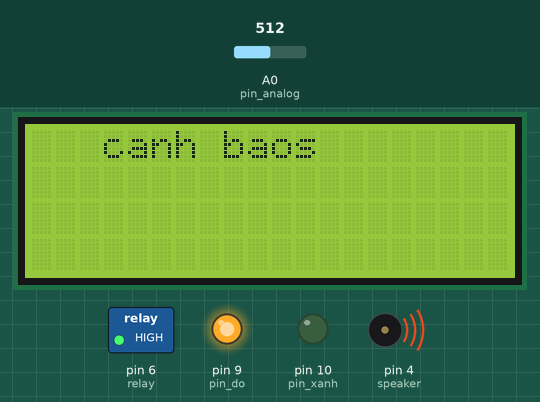
Recording of a sketch running on a simulated Arduino Uno, built with avr-gcc and run on an emulated ATmega328P. Shown: 20×4 character LCD, switched loads named in the sketch (green lamp = pin HIGH), output pins drawn as LEDs (lit = HIGH), buzzer (waves = sounding, pin HIGH). The test bench sets the inputs (shaded band); at power-on: A0 (pin_analog) = 512. What the sketch prints to the serial monitor is not drawn.

Above: at 2.2 s.
2.3 s: A0 (pin_analog) set to 292
10.4 s: A0 (pin_analog) set to 268
At 17.3 s:
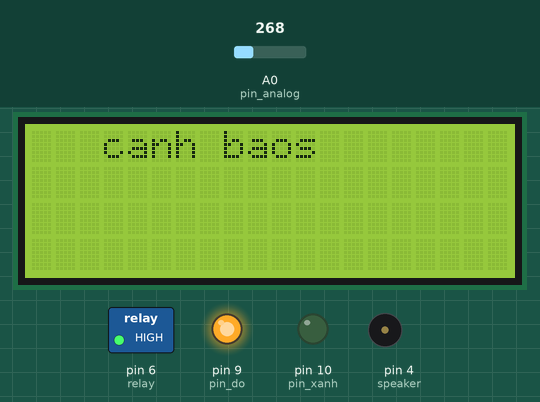
18.3 s: A0 (pin_analog) set to 136
20.6 s: A0 (pin_analog) set to 116
At 22.5 s:
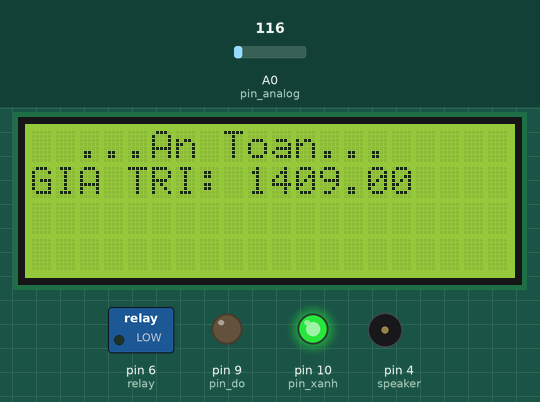
23.0 s: A0 (pin_analog) set to 306
At 25.0 s:
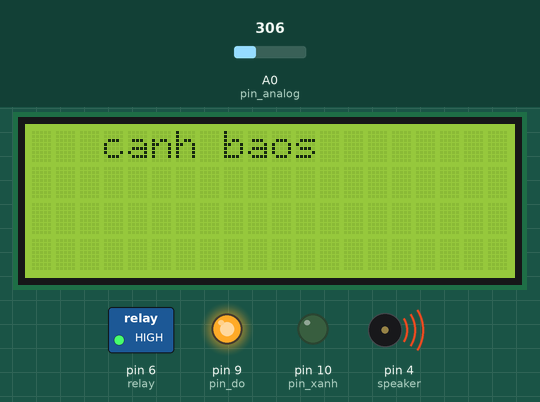
Timing chart, 0 to 26.1 s (numbered marks = the images above; inputs shaded):
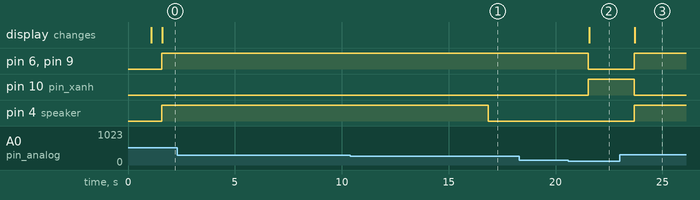

The sketch:

sketch_dec27a.ino
```cpp
#include <Arduino.h>
#include <Wire.h>
#include <LiquidCrystal_I2C.h>
LiquidCrystal_I2C lcd(0x27,20,4);

#define pin_do 9
#define pin_xanh 10
#define pin_analog  A0
// r chan quat vs coi dau
int relay = 6; // quat
int speaker = 4; // coi
int dk_quat = 0;

String inString="";
boolean stringComplete=false;
String commandString="";

float value_ghd=1500;
float value_ghq=3000;
float value;
float value_test;
float sensorvalue;
void setup() {
  Serial.begin(9600);
  lcd.init();
  lcd.backlight();
  pinMode(pin_do,OUTPUT);
  pinMode(pin_xanh,OUTPUT);
  pinMode(relay,OUTPUT);
  pinMode(speaker,OUTPUT);
  lcd.setCursor(3,0);
  lcd.print("BAI TAP LON");
  lcd.setCursor(6,1);
  lcd.print("AM18");
  delay(1000);
  lcd.clear();
  pinMode(pin_analog,INPUT);

}
void qled(){
 lcd.setCursor(3,0);
 lcd.print("ro ri gas");
 lcd.setCursor(3,0);
 lcd.print("canh bao");
  }
void tlcd(){
  if((value_ghq>value)&&(value_ghd>value)){
     lcd.setCursor(2,0);
     lcd.print("...An Toan...");
     lcd.setCursor(0,1);
     lcd.print("GIA TRI:");
     lcd.setCursor(9,1);
     lcd.print(value);
    }
  }
void control_pin()
{
  if((value_ghd<value)&&(value_ghq>value))
  {
    lcd.clear();
    digitalWrite(pin_do,HIGH);
    digitalWrite(pin_xanh,LOW);
    digitalWrite(speaker,LOW);
    qled();
  }
  if(value_ghq<value)
  {  lcd.clear();
    for(int i=0;i<7;i++){
    digitalWrite(relay,HIGH);
    digitalWrite(pin_do,HIGH);
    digitalWrite(pin_xanh,LOW);
    digitalWrite(speaker,HIGH);
    qled();
    delay(1000);
      if(i>=7)
        break;
      }
  }
  if((value_ghq>value)&&(value_ghd>value))
  {
    digitalWrite(relay,LOW);
    digitalWrite(pin_do,LOW);
    digitalWrite(pin_xanh,HIGH);
    digitalWrite(speaker,LOW);
    lcd.clear();
    tlcd();
  }
}
float read_set()
{
  float i=0;
  if(inString.length()>0)
  {
    i=inString.substring(4,8).toFloat();
  }
  return i;
}
boolean get_pin_state()
{
  boolean state=false;
  if(inString.substring(4,6)=="ON")
  {
    state=true;
  }
  else if(inString.substring(4,6)=="OF")
  {
    state=false;
  }
  return state;
}
  void loop() {
     float sensor_volt;
     float RS_air; // Get value of RS in a GAS
     float ratio; // Get ratio RS_GAS/RS_air
     float R0;
     float ra;
     value_test = analogRead(A0);
    for(int x = 0 ; x < 100 ; x++)
    {
     sensorvalue = sensorvalue + value_test;
     delay(1);
    }
    sensorvalue = sensorvalue/100.0; // tính trung bình
    /* d là giá trị analog;
     sai số đo thực tế là 0.01V;
     0.01V =(4.62*X%)/100% => X=0.002%; X là phần trăm của 0.01V
     P=d/9.48, giá trị max của analog trên cảm biến là 948:P là phần trăm của tỷ số analog và 9.48
     => gia trị sai số d=9.48*0.002% => d(sai số) = 0.02
     */
     value  = map(sensorvalue, 0, 1023, 300, 10000);
     sensor_volt=(sensorvalue/1024)*5.0;
     RS_air = (5.0-sensor_volt)/sensor_volt; // omit *RL


    Serial.println(value);
    delay(400);
    control_pin();

    while (Serial.available()>0)
  {
    char val= (char)Serial.read();
    inString+=val;
    if(val=='\n')
    {
      stringComplete=true;
    }
  }

 if(stringComplete)
  {
    stringComplete=false;
    //c=inString.substring(4,8).toFloat();
    if(inString.substring(1,4)=="SED")
    {
      value_ghd=read_set();
      control_pin();
    }
    else if(inString.substring(1,4)=="SEQ")
    {
      value_ghq=read_set();
      control_pin();
    }
    else if(inString.substring(1,4)=="FAN")
    {

      boolean state_fan = get_pin_state();
      if(state_fan == true)
      {
        digitalWrite(6, HIGH);
      }
      else
      {
        digitalWrite(6, LOW);
      }
    }
    else if(inString.substring(1,4)=="COI")
    {
       boolean state_coi = get_pin_state();
       if(state_coi == true)
       {
        digitalWrite(4, HIGH);
      }
      else
      {
        digitalWrite(4, LOW);
      }
    }
    inString="";
   }
  }
```

Measured:
- the behaviour switches between 280 and 279 on A0 (pin_analog) (found by bisection; images 0 and 1)
- the behaviour switches between 126 and 125 on A0 (pin_analog) (found by bisection; images 1 and 2)
- after the input at 2.3 s, every drawn part: stays the same
- after the input at 10.4 s, pin 4 (speaker): HIGH → LOW after 6.4 s
- after the input at 18.3 s, every drawn part: stays the same
- after the input at 20.6 s, pin 6 (relay), pin 9 (pin_do): HIGH → LOW after 0.94 s; pin 10 (pin_xanh): LOW → HIGH after 0.94 s; the display: changes after 0.97 s (image 2)
- after the input at 23.0 s, pin 6 (relay), pin 9 (pin_do), pin 4 (speaker): LOW → HIGH after 0.68 s; pin 10 (pin_xanh): HIGH → LOW after 0.68 s; the display: changes after 0.69 s (image 3)
